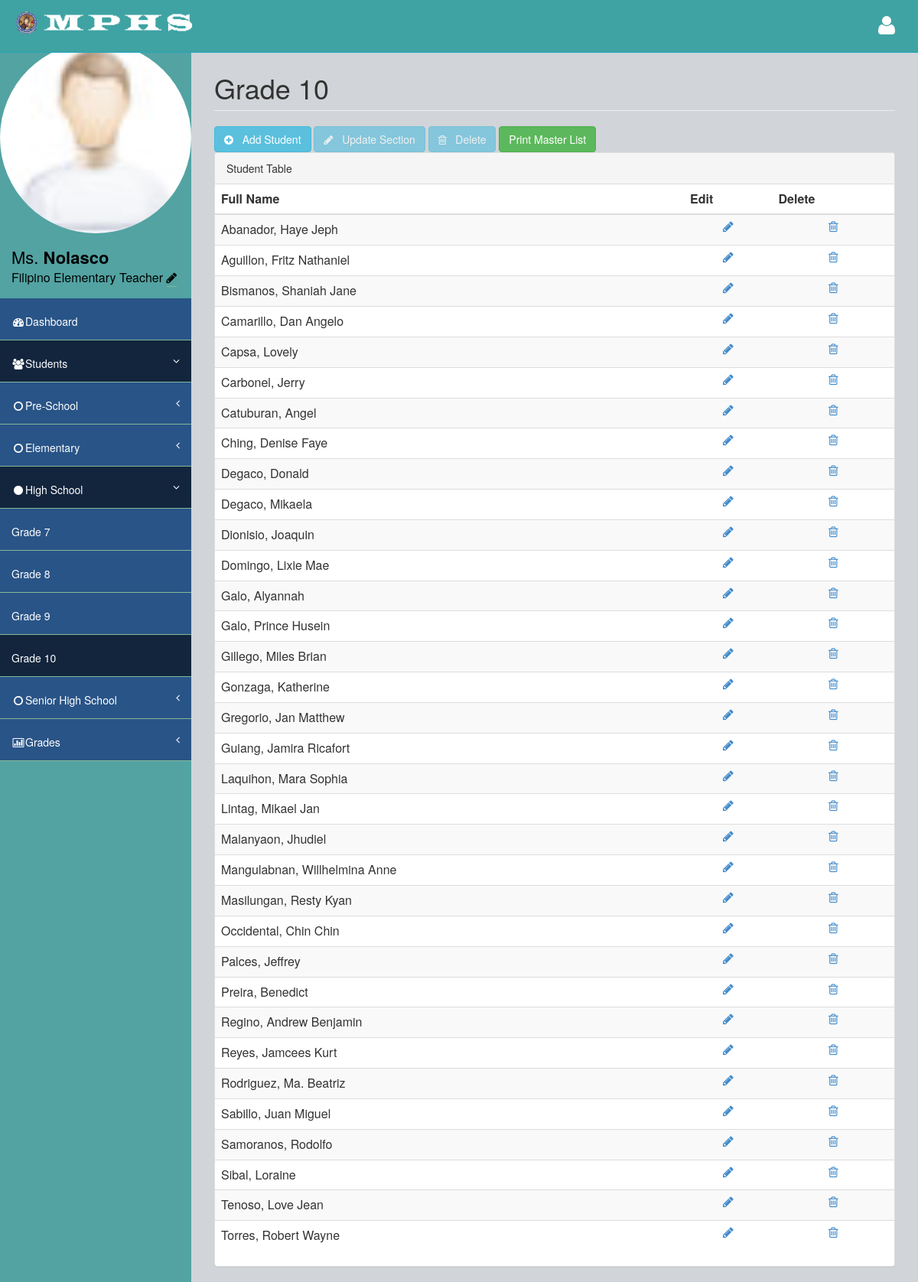
The page /Faculty/10_teacher_students.php (signed in) on the database its author committed.
### tables this page shows
CREATE TABLE `faculty_tbl` (
  `fid` int(50) NOT NULL AUTO_INCREMENT,
  `id5` int(3) unsigned zerofill NOT NULL DEFAULT '002',
  `teacher_id` int(3) unsigned zerofill NOT NULL,
  `last_name` varchar(50) NOT NULL,
  `first_name` varchar(50) NOT NULL,
  `id4` int(3) unsigned zerofill NOT NULL DEFAULT '005',
  `subject_id` int(3) unsigned zerofill NOT NULL,
  `id3` int(3) unsigned zerofill NOT NULL DEFAULT '006',
  `section_id` int(3) unsigned zerofill NOT NULL,
  `user_name` varchar(50) NOT NULL,
  `user_email` varchar(50) NOT NULL,
  `user_pass` varchar(50) NOT NULL,
  `dec_pass` varchar(50) NOT NULL,
  `user_pic` varchar(255) NOT NULL DEFAULT 'user.jpg',
  `user_bio` varchar(255) NOT NULL,
  `date` date NOT NULL,
  `time` time NOT NULL,
  `hr` varchar(2) NOT NULL,
  `date2` date NOT NULL,
  `time2` time NOT NULL,
  `hr2` varchar(2) NOT NULL,
  PRIMARY KEY (`fid`,`teacher_id`)
);

### Faculty/10_teacher_students.php (the view, shortened to what this page needs)
<?php
include('check.php');
?>
<!DOCTYPE html>
<html>
<head>
	<?php include('link.php'); ?>
</head>
<body>
    <div id="wrapper">
        <nav class="navbar navbar-default navbar-fixed-top" role="navigation" id="navbar">
            <div class="navbar-header">
                <a class="navbar-brand" href="teacher.php"><img src="../images/ico/android-icon-48x48.png" alt="logo"><img src="../images/logo.png" alt="logo"></a>
            </div>
            <ul class="nav navbar-top-links navbar-right">
                <li class="dropdown">
                    <a class="dropdown-toggle" data-toggle="dropdown" href="#">
                        <i class="fa fa-user fa-2x"></i>
                    </a>
                </li>
            </ul>
        </nav>
        <nav class="navbar-default navbar-static-side" role="navigation">
            <div class="sidebar-collapse">
                <ul class="nav" id="side-menu">
                    <li>
                        <div class="user-section">
                            <?php
							$sql = "SELECT * FROM faculty_tbl WHERE user_email='".$_SESSION["user_email"]."'";
							$result = $conn->query($sql);
								if ($result->num_rows > 0) {
									while($row = $result->fetch_assoc())
									{
										?>
										<img src="../uploads/<?php echo $row['user_pic'];?>" alt="" width=250 height=250 style="border-radius: 50%;"/>
										<?php
									}
								}
							?>
                            <div class="user-info">
                                <div><?php
								$sql = "SELECT * FROM faculty_tbl where user_email='".$_SESSION["user_email"]."'";
								$result = $conn->query($sql);
								if ($result->num_rows > 0) {
									while($row = $result->fetch_assoc())
									{
									echo $row['first_name'];
									echo "<strong>".$row['last_name']."</strong>";
									echo "<br>";
									echo "<font size=3>";
									echo $row['user_bio'];
									?>
									<a href="user_settings.php">
									<font color=black>
										<i class="fa fa-pencil"></i>
									</font>
									</a>
									<?php
									echo "</font>";
									}
								}
							?></div>
                            </div>
                        </div>
                    </li>
                    <li>
                        <a href="teacher.php"><i class="fa fa-dashboard fa-fw"></i>Dashboard</a>
                    </li>
                    <li class="active selected a">
                        <a href="#"><i class="fa fa-users fa-fw"></i>Students<span class="fa arrow"></span></a>
                        <ul class="nav nav-second-level">
                            <li>
                                <a href="#"><i class="fa fa-circle-o fa-fw"></i>Pre-School<span class="fa arrow"></span></a>
                            </li>
                            <li>
                                <a href="#"><i class="fa fa-circle-o fa-fw"></i>Elementary<span class="fa arrow"></span></a>
                            </li>
                            <li class="active selected a">
                                <a href="#"><i class="fa fa-circle fa-fw"></i>High School<span class="fa arrow"></span></a>
                                <ul class="nav nav-second-level">
                                    <li>
                                        <a href="7_teacher_students.php">Grade 7</a>
                                    </li>
                                    <li>
                                        <a href="8_teacher_students.php">Grade 8</a>
                                    </li>
                                    <li>
                                        <a href="9_teacher_students.php">Grade 9</a>
                                    </li>
                                    <li class="selected a">
                                        <a href="10_teacher_students.php">Grade 10</a>
                                    </li>
                                </ul>
                            </li>
                            <li>
                                <a href="#"><i class="fa fa-circle-o fa-fw"></i>Senior High School<span class="fa arrow"></span></a>
                            </li>
                        </ul>
                    </li>
                    <li>
                        <a href="#"><i class="fa fa-bar-chart-o fa-fw"></i>Grades<span class="fa arrow"></span></a>
                    </li>
                </ul>
            </div>
        </nav>
        <div id="page-wrapper">
            <div class="row">
                <div class="col-lg-12">
                    <h1 class="page-header">Grade 10</h1>
                </div>
            </div>
			<a href="add_grade10.php">
				<button class="btn btn-info" type="button" id="btn-add"> <span class="fa fa-plus-circle"></span> &nbsp; Add Student</button>
			</a>
            <button class="btn btn-info" type="button" name="btn_upselc" disabled="disabled"> <span class="fa fa-pencil"></span> &nbsp; Update Section</button>
			<button class="btn btn-info" type="button" name="btn_delselc" disabled="disabled"> <span class="fa fa-trash-o"></span> &nbsp; Delete</button>
			<a href="pdf list/view_list8.php">
				<button class="btn btn-success">Print Master List</button>
			</a>
            <div class="row">
                <div class="col-lg-12">
                    <div class="panel panel-default">
                        <div class="panel-heading">
                             Student Table
                        </div>
		<div class="content-loader">
		<form method="post">
        <table cellspacing="0" width="100%" id="example" class="table table-striped table-hover table-responsive">
        <thead>
        <tr>
        <th>Full Name</th>
        <th>Edit</th>
        <th>Delete</th>
        </tr>
        </thead>
        <tbody>
       <?php
        require_once 'connection.php';
        $stmt = $db_con->prepare("SELECT DISTINCT a.sgid,a.section_id,a.last_name,a.first_name FROM stud_grade_tbl AS a INNER JOIN grade_tbl AS b LEFT JOIN faculty_tbl AS c ON c.section_id=b.section_id WHERE b.grade_id=a.grade_id && a.section_id = '012'");
        $stmt->execute();
        while($row=$stmt->fetch(PDO::FETCH_ASSOC))
        {
            ?>
            <tr>
            <td><?php echo $row['last_name'].", ".$row['first_name']; ?></td>
            <td align="center">
            <a id="<?php echo $row['sgid']; ?>" class="edit-link" href="#" title="Edit">
            <i class="fa fa-pencil"></i>
            </a></td>
            <td align="center">
            <a id="<?php echo $row['sgid']; ?>" class="delete-link" href="#" title="Delete">
            <i class="fa fa-trash-o"></i>
            </a></td>
            </tr>
            <?php
        }
        ?>
        </tbody>
        </table>
		</form>
		</div>
        </div>
        </div>
        </div>
        </div>
</body>
</html>

### assets/css/style.css (style rules this page uses)
body { background-color: #f8f8f8; }
#wrapper { width: 100%; margin-top: 55px!important; background-color:#53a3a3; }
#page-wrapper { padding: 0 15px; min-height: 568px; background-color:rgb(209, 212, 216); }
.navbar-static-side ul li { background-color:#295487; !important; }
.navbar-top-links li { display: inline-block; }
.navbar-top-links li:last-child { margin-right: 15px; }
.navbar-top-links li a { padding: 20px; min-height: 50px; }
.arrow { float: right; }
.fa.arrow:before { content: "\f104"; }
.active > a > .fa.arrow:before { content: "\f107"; }
.selected.a { background-color: #12253d; }
.active.selected.a { background-color: #12253d; }
.nav-second-level li, .nav-third-level li { border-bottom: none !important; }
.nav-second-level li a { padding-left: 37px; }
@media (min-width:768px) { .navbar-static-side { z-index: 1; position: absolute; width: 250px; } }

### assets/css/main-style.css (style rules this page uses)
.user-info { display: block; color:#000!important; display: inline-block; padding: 15px; margin-bottom: 0px }
.navbar-top-links > li > a { color: #FFFFFF; }
.nav > li > a { padding: 20px 15px; }
#side-menu { background-color:#04B173; }
#side-menu a { color:#fff; border-bottom: 1px solid #84B899 !important; height: 55px; }
.selected { background-color:rgb(83, 163, 163); }
#navbar { background-color:rgb(63, 163, 163); }
.navbar-brand { padding-left:20px; }
.navbar-brand img { height:30px; }
.navbar-default { border-color: #27A6BE; }
@media (min-width:768px) { #page-wrapper { position: inherit; margin: 0 0 0 250px; padding: 0 30px; min-height: 1000px; } }

### Faculty/link.php (style rules this page uses)
.user-section { font-size:22px; background-color:rgb(83, 163, 163); }

### rows shown on the page
faculty_tbl: user_pic (placeholder picture), first_name "Ms.", last_name "Nolasco", user_bio "Filipino Elementary Teacher"

### other values the page prints
$row['last_name'] "Abanador"
$row['first_name'] "Haye Jeph"
$row['last_name'] "Aguillon"
$row['first_name'] "Fritz Nathaniel"
$row['last_name'] "Bismanos"
$row['first_name'] "Shaniah Jane"
$row['last_name'] "Camarillo"
$row['first_name'] "Dan Angelo"
$row['last_name'] "Capsa"
$row['first_name'] "Lovely"
$row['last_name'] "Carbonel"
$row['first_name'] "Jerry"
$row['last_name'] "Catuburan"
$row['first_name'] "Angel"
$row['last_name'] "Ching"
